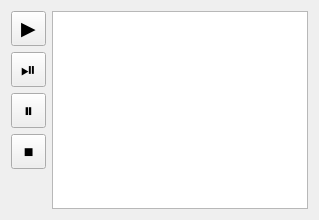
      <widget class="QWidget" name="gcodeCodeEditorTab">
       <attribute name="title">
        <string>GCode editor</string>
       </attribute>
       <layout class="QGridLayout" name="gridLayout_10">
        <item row="0" column="3">
         <widget class="CodeEditor" name="gcodeCodeEditor">
          <property name="sizePolicy">
           <sizepolicy hsizetype="Expanding" vsizetype="Expanding">
            <horstretch>0</horstretch>
            <verstretch>0</verstretch>
           </sizepolicy>
          </property>
          <property name="lineWrapMode">
           <enum>QPlainTextEdit::NoWrap</enum>
          </property>
         </widget>
        </item>
        <item row="0" column="0">
         <widget class="QWidget" name="commandsWidget" native="true">
          <layout class="QGridLayout" name="gridLayout_12">
           <property name="leftMargin">
            <number>0</number>
           </property>
           <property name="topMargin">
            <number>0</number>
           </property>
           <property name="rightMargin">
            <number>0</number>
           </property>
           <property name="bottomMargin">
            <number>0</number>
           </property>
           <item row="0" column="1">
            <widget class="QToolButton" name="runToolButton">
             <property name="sizePolicy">
              <sizepolicy hsizetype="Fixed" vsizetype="Fixed">
               <horstretch>0</horstretch>
               <verstretch>0</verstretch>
              </sizepolicy>
             </property>
             <property name="minimumSize">
              <size>
               <width>35</width>
               <height>35</height>
              </size>
             </property>
             <property name="font">
              <font>
               <pointsize>14</pointsize>
              </font>
             </property>
             <property name="toolTip">
              <string>Execute program</string>
             </property>
             <property name="text">
              <string>▶</string>
             </property>
             <property name="arrowType">
              <enum>Qt::NoArrow</enum>
             </property>
            </widget>
           </item>
           <item row="2" column="1">
            <widget class="QToolButton" name="pauseToolButton">
             <property name="minimumSize">
              <size>
               <width>35</width>
               <height>35</height>
              </size>
             </property>
             <property name="font">
              <font>
               <pointsize>14</pointsize>
              </font>
             </property>
             <property name="toolTip">
              <string>Pause program</string>
             </property>
             <property name="text">
              <string>⏸</string>
             </property>
            </widget>
           </item>
           <item row="4" column="1">
            <spacer name="verticalSpacer_3">
             <property name="orientation">
              <enum>Qt::Vertical</enum>
             </property>
             <property name="sizeHint" stdset="0">
              <size>
               <width>20</width>
               <height>40</height>
              </size>
             </property>
            </spacer>
           </item>
           <item row="1" column="1">
            <widget class="QToolButton" name="stepToolButton">
             <property name="minimumSize">
              <size>
               <width>35</width>
               <height>35</height>
              </size>
             </property>
             <property name="font">
              <font>
               <pointsize>14</pointsize>
              </font>
             </property>
             <property name="toolTip">
              <string>Execute 1 command</string>
             </property>
             <property name="text">
              <string>⏯</string>
             </property>
            </widget>
           </item>
           <item row="3" column="1">
            <widget class="QToolButton" name="stopToolButton">
             <property name="minimumSize">
              <size>
               <width>35</width>
               <height>35</height>
              </size>
             </property>
             <property name="font">
              <font>
               <pointsize>14</pointsize>
              </font>
             </property>
             <property name="toolTip">
              <string>Stop program</string>
             </property>
             <property name="text">
              <string>⏹</string>
             </property>
            </widget>
           </item>
          </layout>
         </widget>
        </item>
       </layout>
      </widget>
